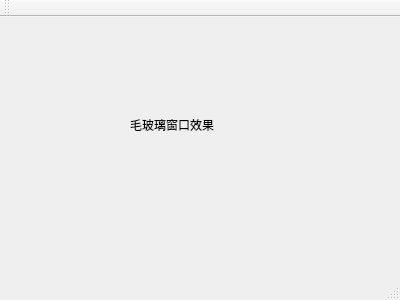
<?xml version="1.0" encoding="UTF-8"?>
<ui version="4.0">
 <class>MainWindow</class>
 <widget class="QMainWindow" name="MainWindow">
  <property name="geometry">
   <rect>
    <x>0</x>
    <y>0</y>
    <width>400</width>
    <height>300</height>
   </rect>
  </property>
  <property name="windowTitle">
   <string>MainWindow</string>
  </property>
  <widget class="QWidget" name="centralWidget">
   <widget class="QLabel" name="label">
    <property name="geometry">
     <rect>
      <x>130</x>
      <y>100</y>
      <width>111</width>
      <height>16</height>
     </rect>
    </property>
    <property name="text">
     <string>毛玻璃窗口效果</string>
    </property>
   </widget>
  </widget>
  <widget class="QMenuBar" name="menuBar">
   <property name="geometry">
    <rect>
     <x>0</x>
     <y>0</y>
     <width>400</width>
     <height>26</height>
    </rect>
   </property>
  </widget>
  <widget class="QToolBar" name="mainToolBar">
   <attribute name="toolBarArea">
    <enum>TopToolBarArea</enum>
   </attribute>
   <attribute name="toolBarBreak">
    <bool>false</bool>
   </attribute>
  </widget>
  <widget class="QStatusBar" name="statusBar"/>
 </widget>
 <layoutdefault spacing="6" margin="11"/>
 <resources/>
 <connections/>
</ui>
